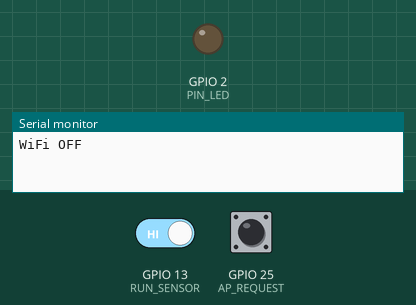
The program below on a simulated ESP32. Parts: output pins drawn as LEDs (lit = HIGH), the last lines printed to the serial monitor. The test bench sets the inputs (shaded band); at power-on: GPIO 25 (AP_REQUEST) HIGH, GPIO 13 (RUN_SENSOR) HIGH. WiFi joins after 1.5 s; servers stay silent unless stated.

Above: at 2.8 s.
2.9 s: GPIO 25 (AP_REQUEST) pulled LOW for 3 s
At 4.7 s:
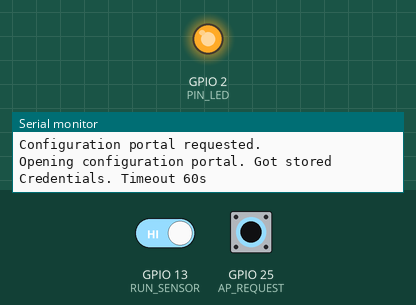
7.4 s: GPIO 13 (RUN_SENSOR) driven LOW
14.5 s: GPIO 25 (AP_REQUEST) pulled LOW for 3 s
At 15.02 s:
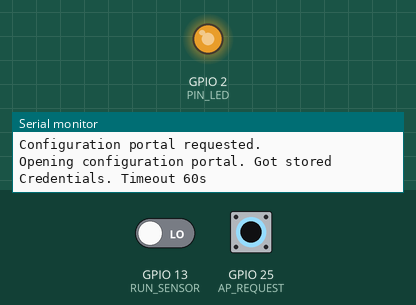
19.0 s: GPIO 13 (RUN_SENSOR) driven HIGH
Timing chart, 0 to 22.0 s (numbered marks = the images above; inputs shaded):
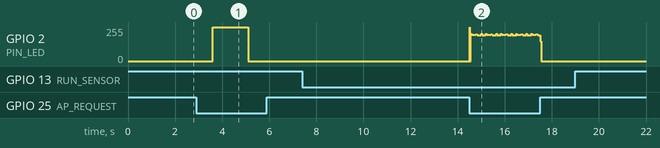

Measured:
- after the input at 2.9 s, GPIO 2 (PIN_LED): 0/255 → 255/255 after 0.71 s, → 0/255 1.5 s later

The program:

main.cpp
```cpp
#include <WiFi.h>
#include <WiFiClient.h>
#include <esp_wifi.h>

#define ESP_getChipId() ((uint32_t)ESP.getEfuseMac())

// SSID and PW for Config Portal
String ssid = "MM_" + String(ESP_getChipId(), HEX);
const char *password = "mmesp32";

// SSID and PW for your Router
String Router_SSID;
String Router_Pass;

#define USE_AVAILABLE_PAGES false

#include <ESP_WiFiManager.h> //https://github.com/khoih-prog/ESP_WiFiManager

#define AP_REQUEST 25
#define RUN_SENSOR 13
#define PIN_LED 2

// Indicates whether ESP has WiFi credentials saved from previous session
bool initialConfig = false;

//*******************************************************************************
void heartBeatPrint(void) {
  static int num = 1;

  if (WiFi.status() == WL_CONNECTED)
    Serial.print("^"); // ^ means connected to WiFi
  else
    Serial.print("x"); // x means not connected to WiFi

  if (num == 80) {
    Serial.println();
    num = 1;
  } else if (num++ % 10 == 0) {
    Serial.print(" ");
  }
}

//*******************************************************************************
void check_status() {
  static ulong checkstatus_timeout = 0;

#define HEARTBEAT_INTERVAL 10000L
  // Print hearbeat every HEARTBEAT_INTERVAL (10) seconds.
  if ((millis() > checkstatus_timeout) || (checkstatus_timeout == 0)) {
    heartBeatPrint();
    checkstatus_timeout = millis() + HEARTBEAT_INTERVAL;
  }
}

//*******************************************************************************
void configWiFi() {
  unsigned long startedAt = millis();
  ESP_WiFiManager ESP_wifiManager("ConfigOnSwitch");

  ESP_wifiManager.setMinimumSignalQuality(8);
  // Set static IP, Gateway, Subnetmask, DNS1 and DNS2. New in v1.0.5
  ESP_wifiManager.setSTAStaticIPConfig(
      IPAddress(192, 168, 2, 114), IPAddress(192, 168, 2, 1),
      IPAddress(255, 255, 255, 0), IPAddress(192, 168, 2, 1),
      IPAddress(8, 8, 8, 8));

  Router_SSID = ESP_wifiManager.WiFi_SSID();
  Router_Pass = ESP_wifiManager.WiFi_Pass();
  Serial.println("Stored: SSID = " + Router_SSID + ", Pass = " + Router_Pass);
  ssid.toUpperCase();

  if (Router_SSID == "") {
    Serial.println("Open AP");
    digitalWrite(PIN_LED, HIGH);

    if (!ESP_wifiManager.startConfigPortal((const char *)ssid.c_str(),
                                           password))
      Serial.println("Not connected to WiFi but continuing anyway.");
    else
      Serial.println("WiFi connected...yeey :)");
  }
  digitalWrite(PIN_LED, LOW);

#define WIFI_CONNECT_TIMEOUT 30000L
#define WHILE_LOOP_DELAY 200L
#define WHILE_LOOP_STEPS (WIFI_CONNECT_TIMEOUT / (3 * WHILE_LOOP_DELAY))

  startedAt = millis();

  while ((WiFi.status() != WL_CONNECTED) &&
         (millis() - startedAt < WIFI_CONNECT_TIMEOUT)) {
    WiFi.mode(WIFI_STA);
    WiFi.persistent(true);
    // We start by connecting to a WiFi network

    Serial.print("Connecting to ");
    Serial.println(Router_SSID);

    WiFi.begin(Router_SSID.c_str(), Router_Pass.c_str());

    int i = 0;
    while ((!WiFi.status() || WiFi.status() >= WL_DISCONNECTED) &&
           i++ < WHILE_LOOP_STEPS) {
      delay(WHILE_LOOP_DELAY);
    }
  }

  Serial.print("After waiting ");
  Serial.print((millis() - startedAt) / 1000);
  Serial.print(" secs more in setup(), connection result is ");

  if (WiFi.status() == WL_CONNECTED) {
    Serial.print("connected. Local IP: ");
    Serial.println(WiFi.localIP());
  } else
    Serial.println(ESP_wifiManager.getStatus(WiFi.status()));
}

//*********************************************************
void openAP() {
  Serial.println("\nConfiguration portal requested.");
  digitalWrite(PIN_LED, HIGH); // turn the LED on by making the voltage LOW
                               // to tell us we are in configuration mode.

  // Local intialization. Once its business is done, there is no need to keep
  // it around
  ESP_WiFiManager ESP_wifiManager;

  // Check if there is stored WiFi router/password credentials.
  // If not found, device will remain in configuration mode until switched off
  // via webserver.
  Serial.print("Opening configuration portal. ");
  Router_SSID = ESP_wifiManager.WiFi_SSID();
  if (Router_SSID != "") {
    ESP_wifiManager.setConfigPortalTimeout(
        60); // If no access point name has been previously entered disable
             // timeout.
    Serial.println("Got stored Credentials. Timeout 60s");
  } else
    Serial.println("No stored Credentials. No timeout");

  // it starts an access point
  // and goes into a blocking loop awaiting configuration
  if (!ESP_wifiManager.startConfigPortal((const char *)ssid.c_str(),
                                         password)) {
    Serial.println("Not connected to WiFi but continuing anyway.");
  } else {
    // if you get here you have connected to the WiFi
    Serial.println("connected...yeey :)");
  }

  digitalWrite(PIN_LED,
               LOW); // Turn led off as we are not in configuration mode.
}

//*******************************************************************************
void setup() {
  // put your setup code here, to run once:
  // initialize the LED digital pin as an output.
  pinMode(PIN_LED, OUTPUT);
  pinMode(AP_REQUEST, INPUT_PULLUP);
  pinMode(RUN_SENSOR, INPUT_PULLUP);

  Serial.begin(115200);
  Serial.println("\nStarting");
  configWiFi();
}

//*******************************************************************************
void loop() {
  // is configuration portal requested?
  if (digitalRead(AP_REQUEST) == LOW)
    openAP();

  if (digitalRead(RUN_SENSOR) == HIGH) {
    if (WiFi.status() == WL_CONNECTED) {
      WiFi.mode(WIFI_OFF);
      Serial.println(F("WiFi OFF"));
      delay(2000);
    } else {
      WiFi.mode(WIFI_STA);
      Serial.println(F("WiFi STA"));
      configWiFi();
      delay(2000);
    }
  }

  // put your main code here, to run repeatedly
  check_status();
}
```
